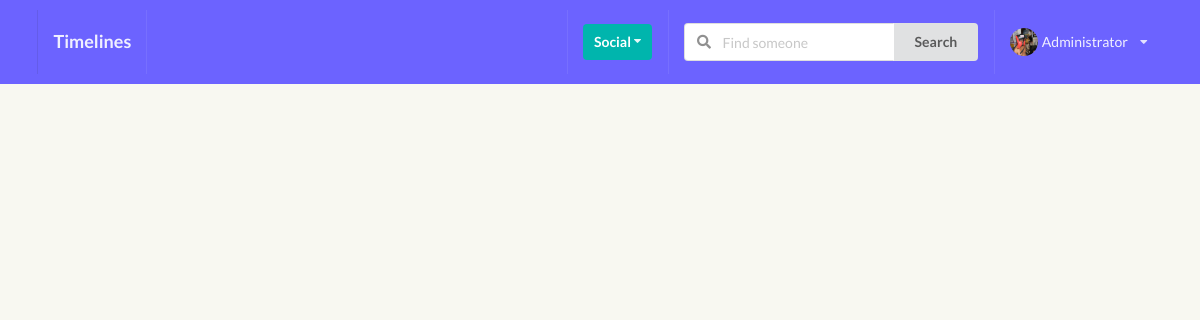
The app's page /profiles/my_invites/ (signed in), older data.
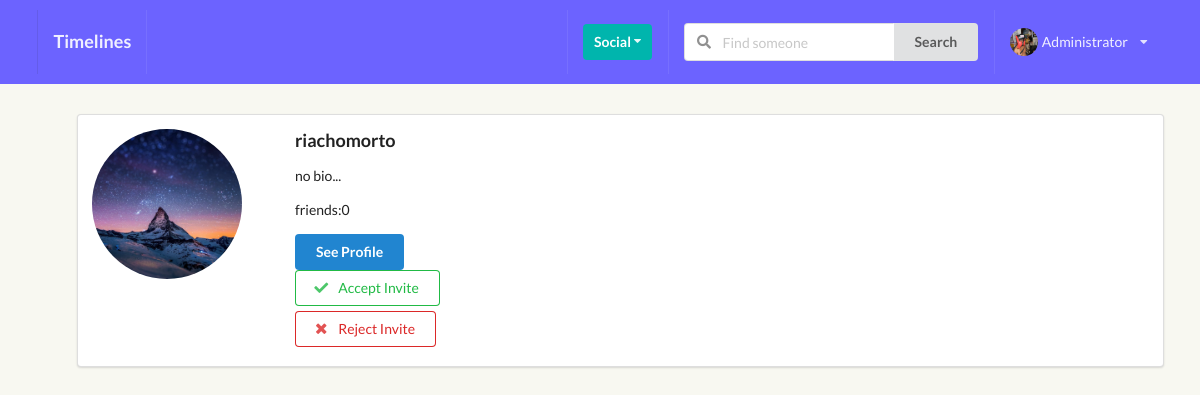
The same page, newer data.
### perfil/models.py (models this page shows, shortened)
class Profile(models.Model):
    first_name = models.CharField(max_length=200, blank=True)
    last_name = models.CharField(max_length=200, blank=True)
    username = models.OneToOneField(User, on_delete=models.CASCADE)
    bio = models.TextField(default="no bio...", max_length=120)
    email = models.EmailField(max_length=200, blank=True)
    country = models.CharField(max_length=200, blank=True)
    avatar = models.ImageField(default='avatar.png', upload_to='avatars/')
    friends = models.ManyToManyField(User, blank=True, related_name='friends')
    slug = models.SlugField(unique=True, blank=True)
    updated = models.DateTimeField(auto_now=True)
    created = models.DateTimeField(auto_now_add=True)
    objects = ProfileManager()
    def get_friends_no(self):
        return self.friends.count()
    __initial_first_name = None
    __initial_last_name = None
    def __init__(self, *args, **kwargs):
        super().__init__(*args, **kwargs)
        self.__initial_first_name = self.first_name
        self.__initial_last_name = self.last_name

### perfil/views.py (the view)
# urls.py: path('my_invites/', invites_received_view, name="my-invites-view"),
@login_required
def invites_received_view(request):
    profile = Profile.objects.get(username=request.user)
    qs = Relationship.objects.invitations_received(profile)
    result = list(map(lambda x: x.sender, qs))
    is_empty = False
    if len(result) == 0:
        is_empty = True
    context = {
        'qs': result,
        'is_empty': is_empty,
        }
    return render(request, 'perfil/my_invites.html', context)

### perfil/context_processors.py (called while the page is built)
def profile_pic(request):
    if request.user.is_authenticated:
        profile_obj = Profile.objects.get(username=request.user)
        pic = profile_obj.avatar
        return {'picture':pic}
    return {}

def invitations_received_no(request):
    if request.user.is_authenticated:
        profile_obj = Profile.objects.get(username=request.user)
        qs_count = Relationship.objects.invitations_received(profile_obj).count()
        return {'invites_num':qs_count}
    return {}

### perfil/models.py (called while the page is built)
    def invitations_received(self, receiver):
        qs = Relationship.objects.filter(receiver=receiver, status='send')
        return qs

### perfil/templates/perfil/my_invites.html (shortened to what this page needs)
{% extends 'base.html' %} {% block title %} My Invites {% endblock title %} {% block content %} {% if is_empty %}
<h4>You have no invitations</h4>
{% endif %}
<ul class="pt-100">
    {% for obj in qs %}
    <div class="ui segment ">
        <div class="ui grid">
            <div class="row">
                <div class="three wide column">
                    <img class="ui small circular image profile-pic" src="{{ obj.avatar.url }}">
                </div>
                <div class="thirteen wide column">
                    <h3>{{obj.username}}</h3>
                    <p>{{obj.bio}}</p>
                    <p>friends:{{obj.get_friends_no}}</p>
                    <button class="ui primary button">See Profile</button>
                    <form action="{% url 'perfil:accept_invitation' %}" method="POST">
                        <button type="submit" class="ui positive basic button w-big mb-5">
                                    <i class="check icon"></i>
                                    Accept Invite
                                </button>
                    </form>
                    <form action="{% url 'perfil:reject_invitation' %}" method="POST">
                        <button type="submit" class="ui negative basic button w-big mb-5">
                                    <i class="close icon"></i>
                                    Reject Invite
                                </button>
                    </form>
                </div>
            </div>
        </div>
    </div>
    {% endfor %}
</ul>
{% endblock content %}

Row changes from the older to the newer data that the page shows:
now on this page (row edited): Profile: avatar (picture), username "riachomorto", bio "no bio...", get_friends_no "0"
